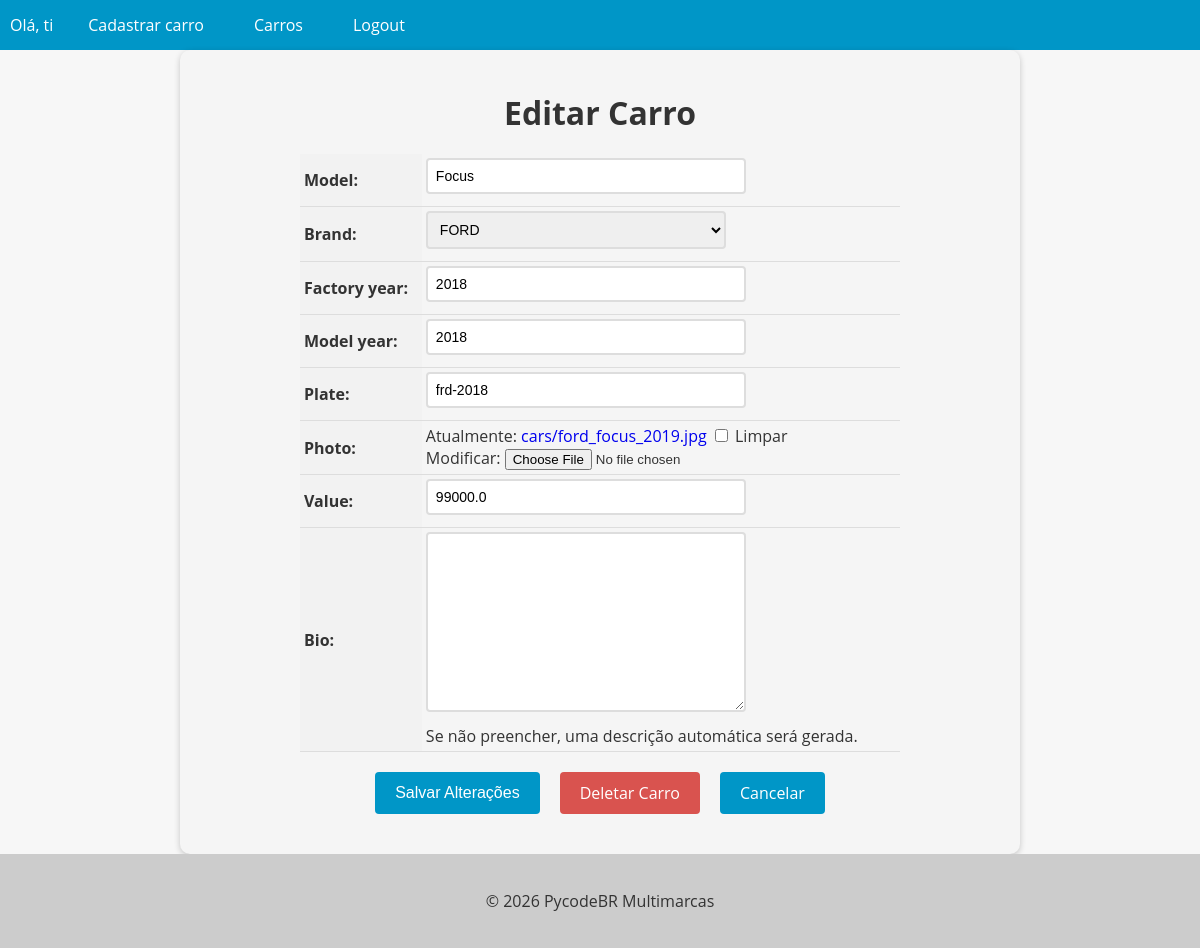
The page /car/14/update (signed in) on the database as committed earlier.
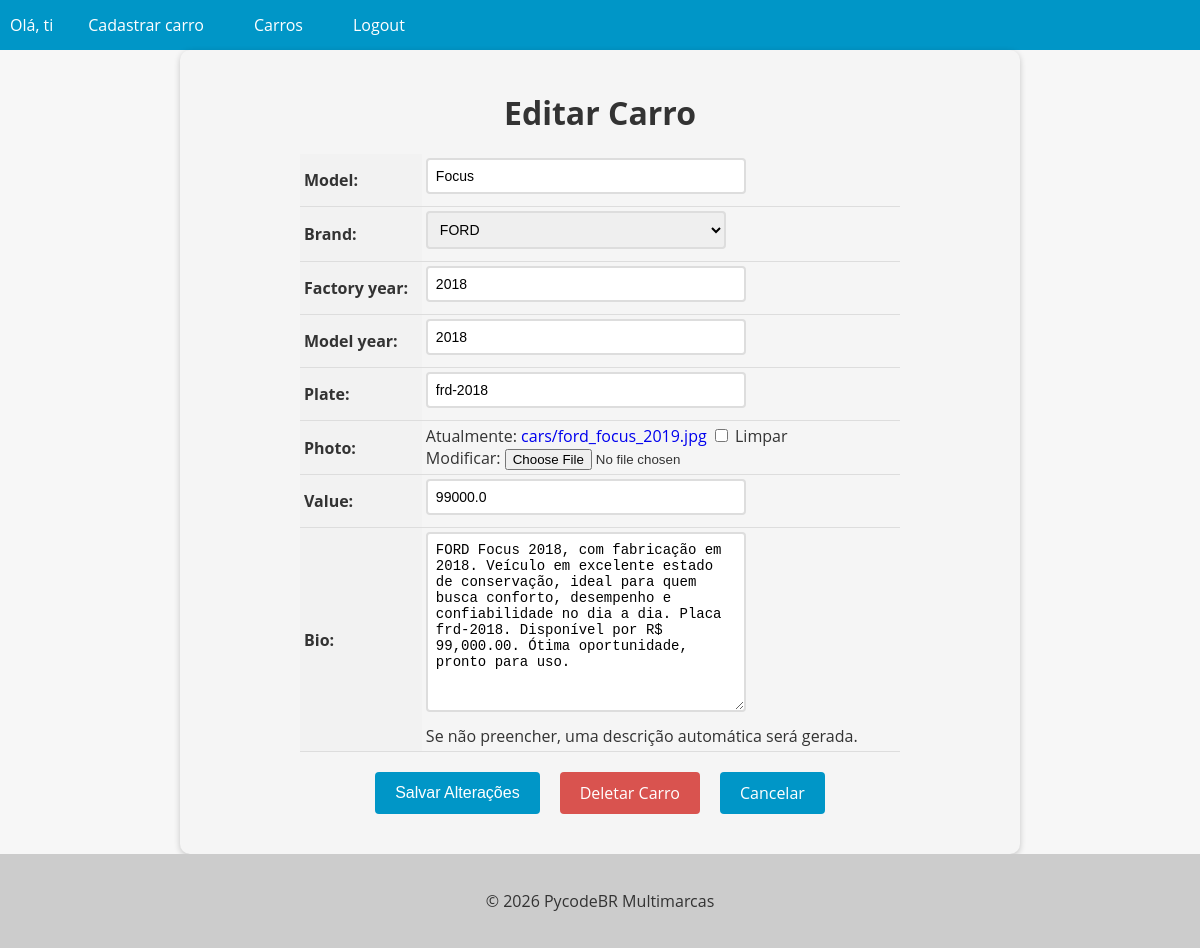
The same page on the database as committed later.
### cars/models.py (models this page shows, shortened)
class Car(models.Model):
    id = models.AutoField(primary_key = True)
    model = models.CharField(max_length  = 200)
    brand = models.ForeignKey(Brand, on_delete = models.PROTECT, related_name = 'car_brand')
    factory_year = models.IntegerField(blank = True, null = True)
    model_year  = models.IntegerField(blank = True, null = True)
    plate = models.CharField(max_length = 10, blank = True, null = True)
    photo = models.ImageField(upload_to = 'cars/', blank = True, null = True)
    value =  models.FloatField(blank = True, null = True)
    bio = models.TextField(blank=True, null=True,  help_text="Se não preencher, uma descrição automática será gerada.")

### cars/views.py (the view, shortened to what this page needs)
@method_decorator(login_required(login_url='login'), name='dispatch')
class CarUpdateView(UpdateView):
    model = Car
    form_class = CarModelForm
    template_name = 'car_update.html'
    context_object_name = 'car'
    success_url = '/cars/'

### cars/forms.py (shortened to what this page needs)
class CarModelForm(forms.ModelForm):
    class Meta:
        model = Car
        fields = '__all__'

### cars/models.py (called while the page is built)
    def __str__(self):
        return self.name

### cars/templates/car_update.html (shortened to what this page needs)
{% extends "base.html" %}
{% block content %}
  <form method="post" enctype="multipart/form-data">
    <h1>Editar Carro</h1>
    <table>
      {{ form.as_table }}
    </table>
    <div>
      <div class="buttons-container">
        <input type="submit" value="Salvar Alterações" class="btn btn-primary">
        <a href="{% url 'car_delete' pk=car.pk %}" class="btn btn-danger">Deletar Carro</a>
        <a href="{% url 'cars_list' %}" class="btn btn-secondary">Cancelar</a>
      </div>
    </div>
  </form>
{% endblock %}

Rows that differ between the two databases and show on the page:
changed Car "Focus": bio (not shown) → "FORD Focus 2018, com fabricação em 2018. Veículo em excelente estado de conservação, ideal para quem busca conforto, desempenho e confiabilidade no dia a dia. Placa frd-2018. Disponível por R$ 99,000.00. Ótima oportunidade, pronto para uso."
